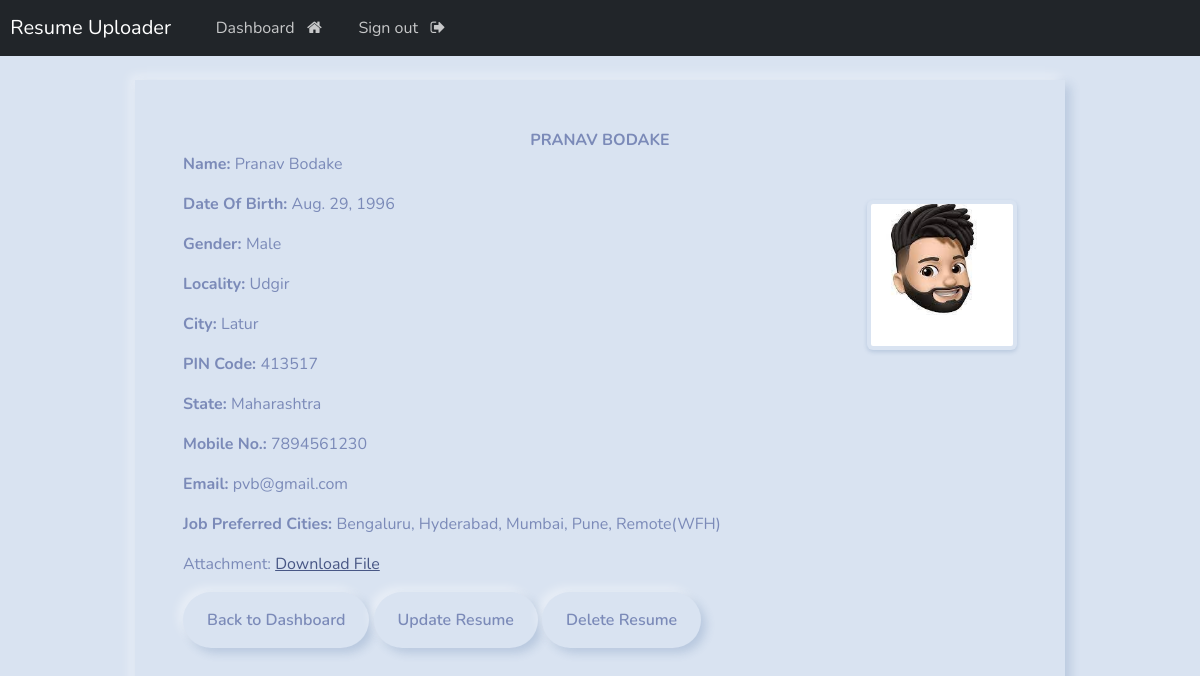
The app's page /view-resume/1 (signed in) with its own data.
### webapp/models.py (models this page shows)
class Resume(models.Model):
    name = models.CharField(max_length=100)
    dob = models.DateField(auto_now=False, auto_now_add=False)
    gender = models.CharField(max_length=30)
    locality = models.CharField(max_length=100)
    city = models.CharField(max_length=100)
    pin = models.PositiveIntegerField()
    state = models.CharField(choices=STATE_CHOICE , max_length=500)
    mobile = models.PositiveBigIntegerField()
    email = models.EmailField()
    job_city = models.CharField(max_length=150)
    profile_image = models.ImageField(upload_to='profileimg', blank=True)
    my_file = models.FileField(upload_to='doc', blank=True)
    user = models.ForeignKey(User, on_delete=models.CASCADE)

### webapp/views.py (the view)
# urls.py: path('view-resume/<int:pk>', views.view_resume, name= "view-resume"),
@login_required(login_url='login')
def view_resume(request, pk):
    all_resume = Resume.objects.get(pk = pk)
    context = {'resume':all_resume}
    return render(request, 'webapp/view-resume.html', context=context)

### webapp/templatetags/myfilter.py (called while the page is built)
@register.filter(name='remove_special')
def remove_char(value, arg):
    for character in arg:
        value = value.replace(character, "")
    return value

### webapp/templates/webapp/view-resume.html (shortened to what this page needs)
{% extends 'webapp/base.html' %}
{% load crispy_forms_tags %}
{% load myfilter %}
    {% block content %}
    <div class="container">
        <div class="row">
            <div class="col-sm-10 shadow p-5 offset-sm-1">
                <div class="name" style="text-align: center;">
                    <strong>
                        {{resume.name | upper}}
                    </strong>
                </div>
            {% if resume.profile_image %}
            <img src="{{resume.profile_image.url}}" alt="" class="img-fluid img-thumbnail float-end mt-5" width="150" height="150">
            {% else %}
            <p>No profile image available</p>
            {% endif %}
            <p><strong>Name: </strong>{{ resume.name}}</p>
            <p><strong>Date Of Birth: </strong>{{resume.dob}}</p>
            <p><strong>Gender: </strong>{{resume.gender}}</p>
            <p><strong>Locality: </strong>{{resume.locality}}</p>
            <p><strong>City: </strong>{{resume.city}}</p>
            <p><strong>PIN Code: </strong>{{resume.pin}}</p>
            <p><strong>State: </strong>{{resume.state}}</p>
            <p><strong>Mobile No.: </strong>{{resume.mobile}}</p>
            <p><strong>Email: </strong>{{resume.email}}</p>
            <p><strong>Job Preferred Cities: </strong>{{resume.job_city | remove_special:"[]'"}}</p>
            <p>Attachment: <a href="{{resume.my_file.url}}">Download File</a></p>
                <a href="{% url 'dashboard' %}" class="btn btn-secondary">Back to Dashboard</a>
                <a href="{% url 'update-resume' resume.id%}" class="btn btn-info">Update Resume</a>
                <a href="{% url 'delete-resume' resume.id %}" class="btn btn-danger">Delete Resume</a>
        </div>
        </div>
    </div>
    {% endblock content %}

### webapp/templates/webapp/base.html (shortened to what this page needs)
{% load static %}
<!DOCTYPE html>
<html lang="en">
<head>
    <link rel="stylesheet" type="text/css" href="https://bootswatch.com/5/morph/bootstrap.min.css">
    <link rel="stylesheet" href="https://code.jquery.com/ui/1.12.1/themes/base/jquery-ui.css">
    <link rel="stylesheet" href="{% static 'css/styles.css' %}">
    <link rel="stylesheet" href="https://cdnjs.cloudflare.com/ajax/libs/font-awesome/4.7.0/css/font-awesome.min.css">
</head>
<body>
    {% include 'webapp/navbar.html' %}
    <div class="container">
        <br>
        {% block content %}
        {% endblock content %}
    </div>
</body>
</html>

### webapp/templates/webapp/navbar.html (shortened to what this page needs)
<nav class="navbar navbar-expand-lg navbar-dark bg-dark justify-content-center">
    <a class="navbar-brand main-heading" href="{% url '' %}">
      &nbsp; Resume Uploader
    </a>
      <div class="collapse navbar-collapse text-center" id="navbarNavDropdown">
        <ul class="navbar-nav mr-auto">
          {% if user.is_authenticated %}
            <li class="nav-item">
              <a class="nav-link" href="{% url 'dashboard' %}">Dashboard &nbsp; <i class="fa fa-home" aria-hidden="true"></i> </a>
            </li>
            <li class="nav-item">
              <a class="nav-link" href="{% url 'logout' %}">Sign out &nbsp; <i class="fa fa-sign-out" aria-hidden="true"></i> </a>
            </li>
        </ul>
        {% endif %}
      </div>
  </nav>

### records on screen
Resume: name "PRANAV BODAKE", profile_image (picture), name "Pranav Bodake", dob "Aug. 29, 1996", gender "Male", locality "Udgir", city "Latur", pin "413517", state "Maharashtra", mobile "7894561230", email "pvb@gmail.com", job_city|remove_special "Bengaluru, Hyderabad, Mumbai, Pune, Remote(WFH)"
